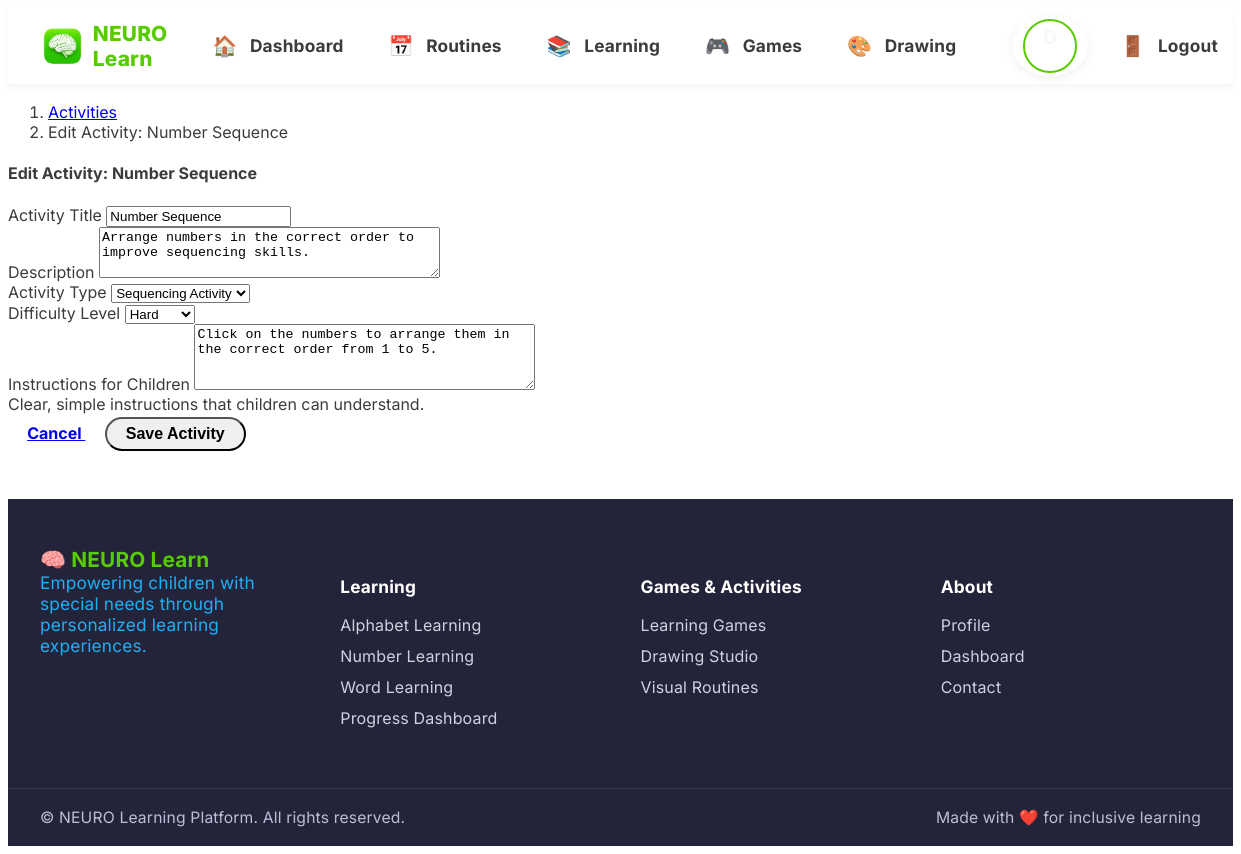
Page /therapy/6/edit/ (signed in) on the committed database.
### apps/therapy/models.py (models this page shows, shortened)
class TherapyActivity(models.Model):
    class ActivityType(models.TextChoices):
        MATCHING = 'matching', _('Matching Game')
        FOCUS = 'focus', _('Focus Activity')
        MEMORY = 'memory', _('Memory Game')
        MOTOR = 'motor', _('Motor Skills')
        SORTING = 'sorting', _('Sorting Activity')
        SEQUENCING = 'sequencing', _('Sequencing Activity')
    class DifficultyLevel(models.TextChoices):
        EASY = 'easy', _('Easy')
        MEDIUM = 'medium', _('Medium')
        HARD = 'hard', _('Hard')
    title = models.CharField(max_length=200)
    description = models.TextField()
    activity_type = models.CharField(
        max_length=20,
        choices=ActivityType.choices,
        default=ActivityType.MATCHING
    )
    difficulty_level = models.CharField(
        max_length=10,
        choices=DifficultyLevel.choices,
        default=DifficultyLevel.EASY
    )
    instructions = models.TextField(help_text=_('Instructions for the child'))
    created_by = models.ForeignKey(
        settings.AUTH_USER_MODEL,
        on_delete=models.CASCADE,
        related_name='created_activities',
        limit_choices_to={'role__in': ['therapist', 'teacher']}
    )
    is_active = models.BooleanField(default=True)
    created_at = models.DateTimeField(auto_now_add=True)
    updated_at = models.DateTimeField(auto_now=True)
    class Meta:
        ordering = ['-created_at']
        verbose_name_plural = 'Therapy activities'

### apps/therapy/views.py (the view)
# urls.py: path('<int:activity_id>/edit/', views.activity_edit, name='activity_edit'),
@login_required
def activity_edit(request, activity_id):
    activity = get_object_or_404(TherapyActivity, id=activity_id)
    if request.user.role not in ['therapist', 'teacher'] or activity.created_by != request.user:
        messages.error(request, "You don't have permission to edit this activity.")
        return redirect('therapy:activity_detail', activity_id=activity.id)
    if request.method == 'POST':
        form = TherapyActivityForm(request.POST, instance=activity)
        if form.is_valid():
            form.save()
            messages.success(request, f"Activity '{activity.title}' updated successfully!")
            return redirect('therapy:activity_detail', activity_id=activity.id)
    else:
        form = TherapyActivityForm(instance=activity)
    context = {
        'form': form,
        'activity': activity,
        'title': f'Edit Activity: {activity.title}'
    }
    return render(request, 'therapy/activity_form.html', context)

### apps/therapy/forms.py
class TherapyActivityForm(forms.ModelForm):
    class Meta:
        model = TherapyActivity
        fields = ['title', 'description', 'activity_type', 'difficulty_level', 'instructions']
        widgets = {
            'title': forms.TextInput(attrs={
                'class': 'form-control',
                'placeholder': 'Enter activity title'
            }),
            'description': forms.Textarea(attrs={
                'class': 'form-control',
                'rows': 3,
                'placeholder': 'Describe the activity'
            }),
            'activity_type': forms.Select(attrs={
                'class': 'form-select'
            }),
            'difficulty_level': forms.Select(attrs={
                'class': 'form-select'
            }),
            'instructions': forms.Textarea(attrs={
                'class': 'form-control',
                'rows': 4,
                'placeholder': 'Instructions for the child'
            })
        }

### templates/therapy/activity_form.html (shortened to what this page needs)
{% extends 'base.html' %}
{% load static %}
{% block content %}
<div class="container">
    <div class="row justify-content-center">
        <div class="col-lg-8">
            <div class="card shadow-sm border-0">
                <div class="card-header bg-white">
                    <nav aria-label="breadcrumb">
                        <ol class="breadcrumb mb-0">
                            <li class="breadcrumb-item"><a href="{% url 'therapy:activity_list' %}">Activities</a></li>
                            <li class="breadcrumb-item active">{{ title }}</li>
                        </ol>
                    </nav>
                </div>
                <div class="card-body">
                    <h4 class="mb-4">
                        {{ title }}
                    </h4>
                    <form method="post" enctype="multipart/form-data">
                        <div class="mb-3">
                            <label for="{{ form.title.id_for_label }}" class="form-label">
                                Activity Title
                            </label>
                            {{ form.title }}
                        </div>
                        <div class="mb-3">
                            <label for="{{ form.description.id_for_label }}" class="form-label">
                                Description
                            </label>
                            {{ form.description }}
                        </div>
                        <div class="row">
                            <div class="col-md-6">
                                <div class="mb-3">
                                    <label for="{{ form.activity_type.id_for_label }}" class="form-label">
                                        Activity Type
                                    </label>
                                    {{ form.activity_type }}
                                </div>
                            </div>
                            <div class="col-md-6">
                                <div class="mb-3">
                                    <label for="{{ form.difficulty_level.id_for_label }}" class="form-label">
                                        Difficulty Level
                                    </label>
                                    {{ form.difficulty_level }}
                                </div>
                            </div>
                        </div>
                        <div class="mb-3">
                            <label for="{{ form.instructions.id_for_label }}" class="form-label">
                                Instructions for Children
                            </label>
                            {{ form.instructions }}
                            <div class="form-text">Clear, simple instructions that children can understand.</div>
                        </div>
                        <div class="d-flex justify-content-between">
                            <a href="{% url 'therapy:activity_list' %}" class="btn btn-outline-secondary">
                                Cancel
                            </a>
                            <button type="submit" class="btn btn-primary">
                                Save Activity
                            </button>
                        </div>
                    </form>
                </div>
            </div>
        </div>
    </div>
</div>
{% endblock %}

### static/css/child_dashboard_duolingo.css (style rules this page uses)
body, .child-dashboard-duo { background: #fff !important; color: #3C3C3C; font-family: 'Nunito', 'Segoe UI', Arial, sans-serif; min-height: 100vh; }
.btn, .btn-sm { border-radius: 1.2rem !important; font-weight: 700; font-size: 1rem; padding: 0.4rem 1.2rem; margin-top: 0.2rem; }

### static/css/duo_header_footer.css (style rules this page uses)
body, .child-dashboard-duo { font-family: 'Inter', 'Nunito', 'Segoe UI', Arial, sans-serif; }

### rows in the picture
TherapyActivity: title "Number Sequence", description "Arrange numbers in the correct order to improve sequencing skills.", activity_type "Sequencing Activity", difficulty_level "Hard", instructions "Click on the numbers to arrange them in the correct order from 1 to 5."

### other values in the picture
{{ title }} "Edit Activity: Number Sequence"
